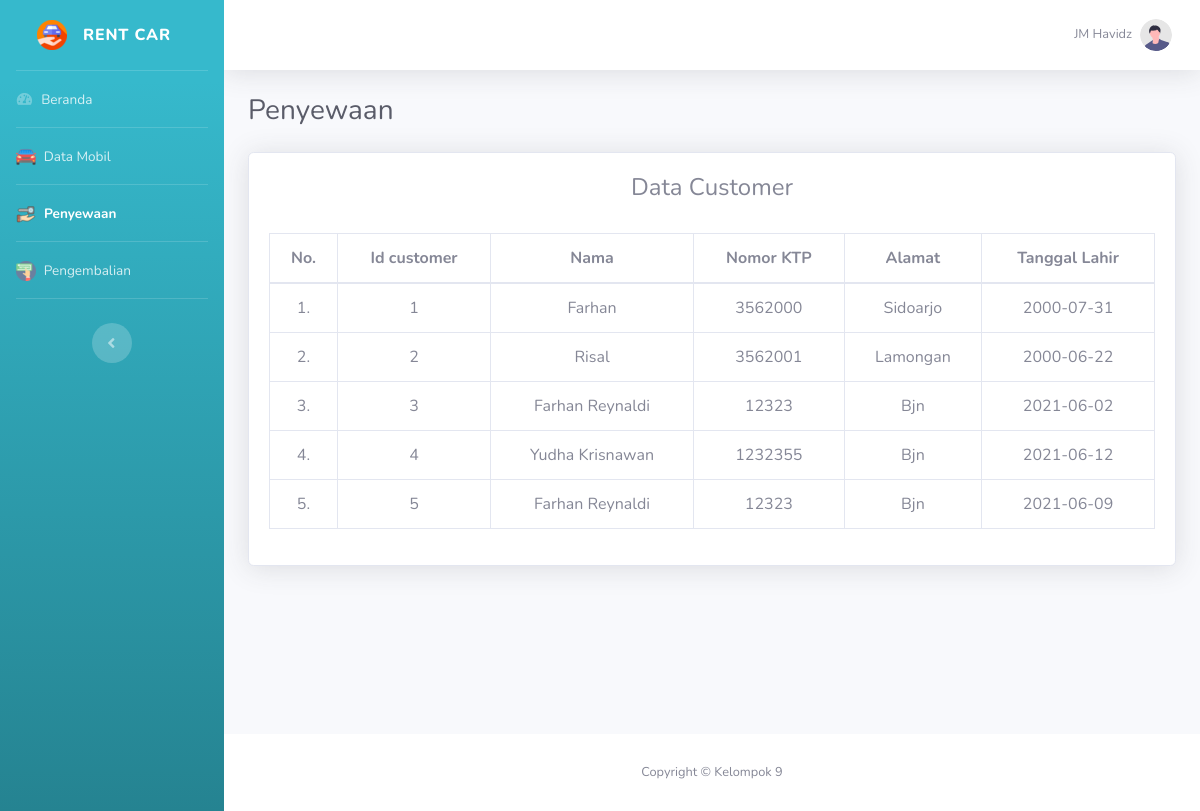
The app's page /data_customer.php (signed in), older data.
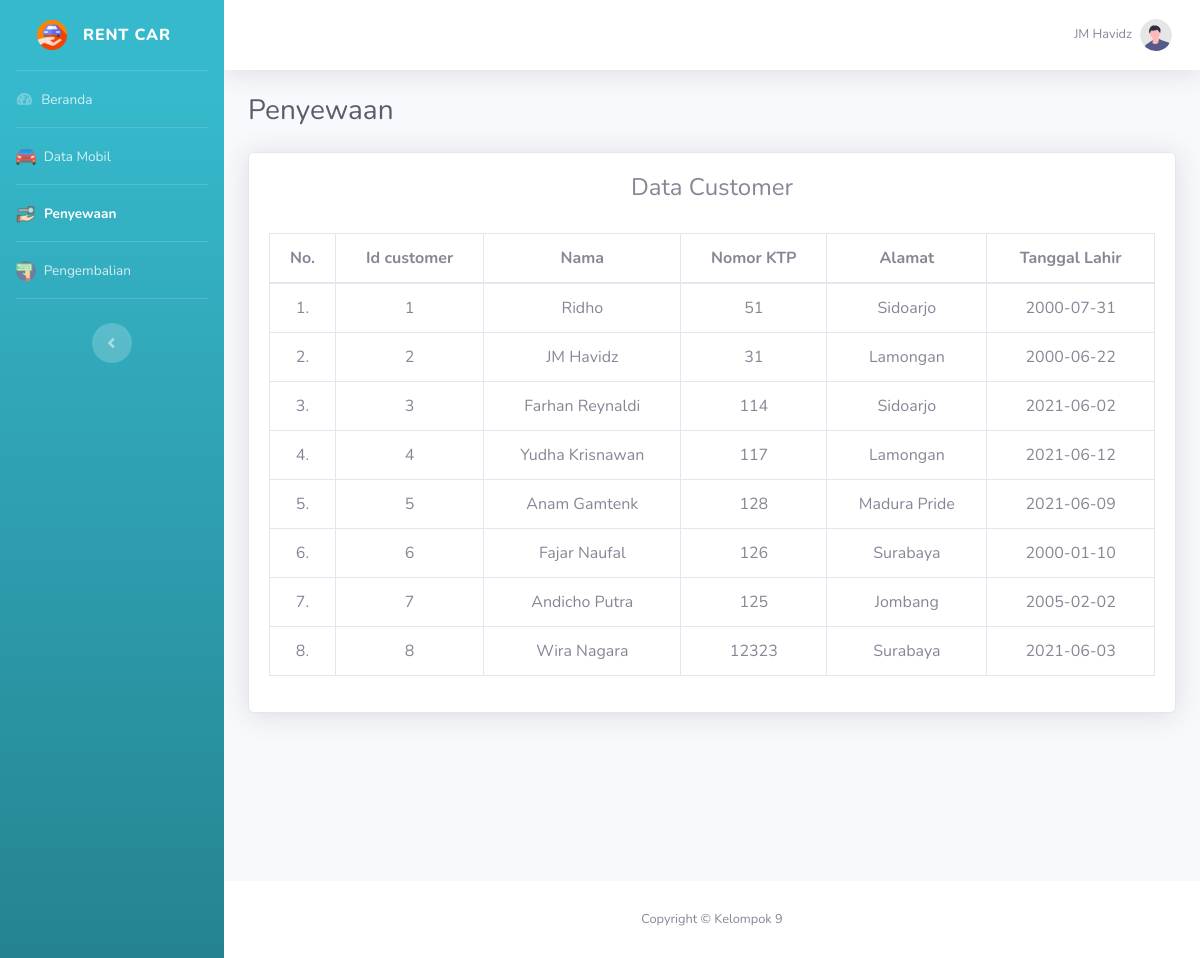
The same page, newer data.
### tables this page shows
CREATE TABLE `customer` (
  `id_customer` int(11) NOT NULL,
  `nama` varchar(100) NOT NULL,
  `no_ktp` int(16) NOT NULL,
  `alamat` varchar(100) NOT NULL,
  `tanggal_lahir` date NOT NULL
);

### data_customer.php (the view, shortened to what this page needs)
<!DOCTYPE html>
<?php
include "connection/koneksi.php";
$id = $_SESSION['id_admin'];
if(isset ($_SESSION['username'])){
    $query = "select * from admin natural join level_user where id_admin = $id";
    mysqli_query($conn, $query);
    $sql = mysqli_query($conn, $query);
    while($r = mysqli_fetch_array($sql)){
?>
<html lang="en">
<head>
    <link href="vendor/fontawesome-free/css/all.min.css" rel="stylesheet" type="text/css">
    <link href="css/sb-admin-2.min.css" rel="stylesheet">
    <link href="css/arabic.css" rel="stylesheet" >
</head>
<body id="page-top">
    <div id="wrapper">
        <ul class="navbar-nav bg-gradient-info sidebar sidebar-dark accordion" id="accordionSidebar">
        <?php
            if($r['id_level'] == 1){
        ?>
            <a class="sidebar-brand d-flex align-items-center justify-content-center" href="beranda.php">
                <div class="sidebar-brand-icon">
                    <img src="img/icon.png" width="30px" height="30px">
                </div>
                <div class="sidebar-brand-text mx-3">Rent Car</div>
            </a>
            <hr class="sidebar-divider my-0">
            <li class="nav-item">
                <a class="nav-link" href="beranda.php">
                    <i class="fas fa-fw fa-tachometer-alt"></i>
                    <span>Beranda</span>
                </a>
            </li>
            <hr class="sidebar-divider my-0">
            <li class="nav-item">
                <a class="nav-link" href="data_mobil.php">
                <img alt="Image placeholder" src="img/mobil.png">
                    <span>&nbsp;Data Mobil</span>
                </a>
            </li>
            <hr class="sidebar-divider my-0">
            <li class="nav-item active">
                <a class="nav-link" href="peminjaman.php">
                <img alt="Image placeholder" src="img/pinjam.png">
                    <span>&nbsp;Penyewaan</span>
                </a>
            </li>
            <hr class="sidebar-divider my-0">
            <li class="nav-item">
                <a class="nav-link" href="pengembalian.php">
                <img alt="Image placeholder" src="img/kembali.png">
                    <span>&nbsp;Pengembalian</span>
                </a>
            </li>
            <hr class="sidebar-divider my-0">
            <br>
            <div class="text-center d-none d-md-inline">
                <button class="rounded-circle border-0" id="sidebarToggle"></button>
            </div>
        <?php
            } else if($r['id_level'] == 2){
        ?>
            <a class="sidebar-brand d-flex align-items-center justify-content-center" href="beranda.php">
                <div class="sidebar-brand-icon rotate-n-15">
                    <img src="img/dashboard.png" width="30px" height="30px">
                </div>
                <div class="sidebar-brand-text mx-3">Rent Car</div>
            </a>
            <hr class="sidebar-divider my-0">
            <li class="nav-item active">
                <a class="nav-link" href="beranda.php">
                    <i class="fas fa-fw fa-tachometer-alt"></i>
                    <span>Beranda</span>
                </a>
            </li>
            <hr class="sidebar-divider my-0">
            <li class="nav-item">
                <a class="nav-link" href="data_mobil_admin.php">
                    <i class="fas fa-fw fa-folder"></i>
                    <span>Data Mobil</span>
                </a>
            </li>
            <hr class="sidebar-divider my-0">
            <li class="nav-item">
                <a class="nav-link" href="data_transaksi.php">
                    <i class="fas fa-fw fa-folder"></i>
                    <span>Data Transaksi</span>
                </a>
            </li>
            <hr class="sidebar-divider my-0">
            <br>
            <div class="text-center d-none d-md-inline">
                <button class="rounded-circle border-0" id="sidebarToggle"></button>
            </div>
        <?php
            }
        ?>
        </ul>
        <div id="content-wrapper" class="d-flex flex-column">
            <div id="content">
                <nav class="navbar navbar-expand navbar-light bg-white topbar mb-4 static-top shadow">
                    <ul class="navbar-nav ml-auto">
                        <li class="nav-item dropdown no-arrow">
                            <a class="nav-link dropdown-toggle" href="#" id="userDropdown" role="button"
                                data-toggle="dropdown" aria-haspopup="true" aria-expanded="false">
                                <span class="mr-2 d-none d-lg-inline text-gray-600 small"><?php echo $r['nama'];?></span>
                                <img class="img-profile rounded-circle"
                                    src="img/undraw_profile.svg">
                            </a>
                        </li>
                    </ul>
                </nav>
            <div class="container-fluid">
                <div class="d-sm-flex align-items-center justify-content-between mb-4">
                    <h1 class="h3 mb-0 text-gray-800">Penyewaan</h1>
                </div>
                <section class="mar-top--x-3 mar-bottom--x-5">
                    <div class="card shadow mb-4">
                        <div class="card-body">
                            <div class="responsive">
                                <div class="judul">
                                    <h4 align="center">Data Customer</h4>
                                    <br>
                                </div>
                                <?php
                                $query_data_customer = "SELECT * FROM customer";
                                $sql_data_customer = mysqli_query($conn, $query_data_customer);
                                $no = 1;
                                ?>
                                <table class="table table-bordered" id="dataTable" width="100%" cellspacing="0">
                                    <thead align="center">
                                        <tr>
                                            <th>No.</th>
                                            <th>Id customer</th>
                                            <th>Nama</th>
                                            <th>Nomor KTP</th>
                                            <th>Alamat</th>
                                            <th>Tanggal Lahir</th>
                                        </tr>
                                    </thead>
                                    <tbody align="center">
                                    <?php
                                        while($r_dt_customer = mysqli_fetch_array($sql_data_customer)){
                                    ?>
                                        <tr class="odd gradeX">
                                        <td><center><?php echo $no++; ?>.</center></td>
                                        <td><?php echo $r_dt_customer['id_customer']; ?></td>
                                        <td><?php echo $r_dt_customer['nama']; ?></td>
                                        <td><?php echo $r_dt_customer['no_ktp']; ?></td>
                                        <td><?php echo $r_dt_customer['alamat']; ?></td>
                                        <td><?php echo $r_dt_customer['tanggal_lahir']; ?></td>
                                        </tr>
                                    <?php
                                        }
                                    ?>
                                    </tbody>
                                </table>
                            </div>
                        </div>
                    </div>
                </section>
            </div>
            <br><br><br><br><br><br>
            <footer class="sticky-footer bg-white">
                <div class="container my-auto">
                    <div class="copyright text-center my-auto">
                        <span>Copyright &copy; Kelompok 9</span>
                    </div>
                </div>
            </footer>
        </div>
    </div>
</body>
</html>
<?php
  }
} else {
  header('location: logout.php');
}
?>

Row changes from the older to the newer data that the page shows:
changed customer id 1: nama "Farhan" → "Ridho"; no_ktp "3562000" → "51"
changed customer id 2: nama "Risal" → "JM Havidz"; no_ktp "3562001" → "31"
changed customer "Farhan Reynaldi": no_ktp "12323" → "114"; alamat "Bjn" → "Sidoarjo"
changed customer "Yudha Krisnawan": no_ktp "1232355" → "117"; alamat "Bjn" → "Lamongan"
changed customer id 5: nama "Farhan Reynaldi" → "Anam Gamtenk"; no_ktp "12323" → "128"; alamat "Bjn" → "Madura Pride"
added customer: id_customer "6", nama "Fajar Naufal", no_ktp "126", alamat "Surabaya", tanggal_lahir "2000-01-10"
added customer: id_customer "7", nama "Andicho Putra", no_ktp "125", alamat "Jombang", tanggal_lahir "2005-02-02"
added customer: id_customer "8", nama "Wira Nagara", no_ktp "12323", alamat "Surabaya", tanggal_lahir "2021-06-03"
